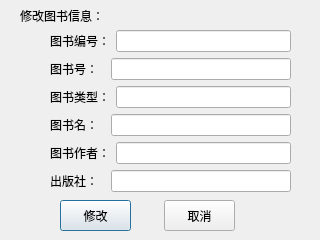
<?xml version="1.0" encoding="UTF-8"?>
<ui version="4.0">
 <class>ChangeBookInfo</class>
 <widget class="QDialog" name="ChangeBookInfo">
  <property name="geometry">
   <rect>
    <x>0</x>
    <y>0</y>
    <width>320</width>
    <height>240</height>
   </rect>
  </property>
  <property name="windowTitle">
   <string>Dialog</string>
  </property>
  <widget class="QPushButton" name="pushButton">
   <property name="geometry">
    <rect>
     <x>60</x>
     <y>200</y>
     <width>71</width>
     <height>31</height>
    </rect>
   </property>
   <property name="text">
    <string>修改</string>
   </property>
  </widget>
  <widget class="QPushButton" name="pushButton_2">
   <property name="geometry">
    <rect>
     <x>164</x>
     <y>200</y>
     <width>71</width>
     <height>31</height>
    </rect>
   </property>
   <property name="text">
    <string>取消</string>
   </property>
  </widget>
  <widget class="QLabel" name="label">
   <property name="geometry">
    <rect>
     <x>20</x>
     <y>5</y>
     <width>111</width>
     <height>21</height>
    </rect>
   </property>
   <property name="styleSheet">
    <string notr="true">font: 75 12pt &quot;Agency FB&quot;;</string>
   </property>
   <property name="text">
    <string>修改图书信息：</string>
   </property>
  </widget>
  <widget class="QWidget" name="">
   <property name="geometry">
    <rect>
     <x>50</x>
     <y>30</y>
     <width>241</width>
     <height>164</height>
    </rect>
   </property>
   <layout class="QVBoxLayout" name="verticalLayout">
    <item>
     <layout class="QHBoxLayout" name="horizontalLayout">
      <item>
       <widget class="QLabel" name="label_3">
        <property name="text">
         <string>图书编号：</string>
        </property>
       </widget>
      </item>
      <item>
       <widget class="QLineEdit" name="lineEdit"/>
      </item>
     </layout>
    </item>
    <item>
     <layout class="QHBoxLayout" name="horizontalLayout_2">
      <item>
       <widget class="QLabel" name="label_2">
        <property name="text">
         <string>图书号：  </string>
        </property>
       </widget>
      </item>
      <item>
       <widget class="QLineEdit" name="lineEdit_6"/>
      </item>
     </layout>
    </item>
    <item>
     <layout class="QHBoxLayout" name="horizontalLayout_3">
      <item>
       <widget class="QLabel" name="label_7">
        <property name="text">
         <string>图书类型：</string>
        </property>
       </widget>
      </item>
      <item>
       <widget class="QLineEdit" name="lineEdit_2"/>
      </item>
     </layout>
    </item>
    <item>
     <layout class="QHBoxLayout" name="horizontalLayout_4">
      <item>
       <widget class="QLabel" name="label_4">
        <property name="text">
         <string>图书名：  </string>
        </property>
       </widget>
      </item>
      <item>
       <widget class="QLineEdit" name="lineEdit_3"/>
      </item>
     </layout>
    </item>
    <item>
     <layout class="QHBoxLayout" name="horizontalLayout_5">
      <item>
       <widget class="QLabel" name="label_5">
        <property name="text">
         <string>图书作者：</string>
        </property>
       </widget>
      </item>
      <item>
       <widget class="QLineEdit" name="lineEdit_4"/>
      </item>
     </layout>
    </item>
    <item>
     <layout class="QHBoxLayout" name="horizontalLayout_6">
      <item>
       <widget class="QLabel" name="label_6">
        <property name="text">
         <string>出版社：  </string>
        </property>
       </widget>
      </item>
      <item>
       <widget class="QLineEdit" name="lineEdit_5"/>
      </item>
     </layout>
    </item>
   </layout>
  </widget>
 </widget>
 <resources/>
 <connections/>
</ui>
